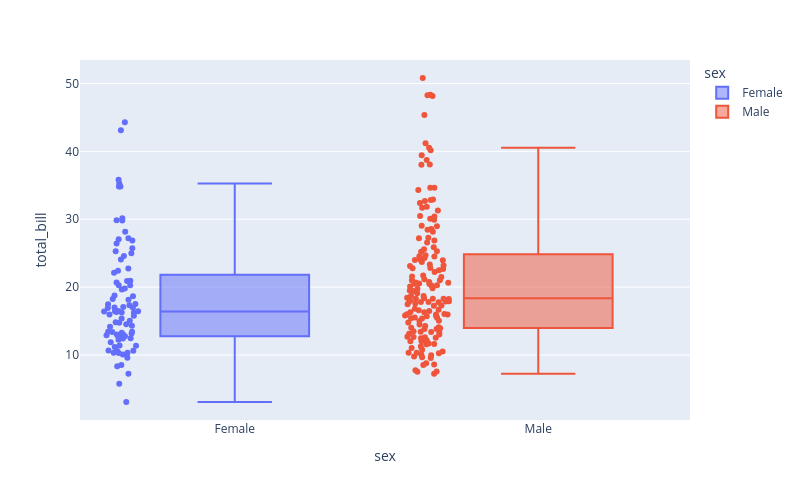

Source (notebook cell):
### Code cell
fig = px.box(df, y='total_bill', x='sex', color='sex', height=500, width=800, points='all')         # points='all' -- plots the distributions of all the data points
fig.show()

### Figure 1 — Plotly figure (JSON) as saved in the notebook; plotly's stock layout.template omitted (floating-point values rounded to 4 significant figures; data arrays with more than 128 entries replaced by an {"elided": "..."} marker saying what was removed)
{"data": [{"alignmentgroup": "True", "boxpoints": "all", "hovertemplate": "sex=%{x}<br>total_bill=%{y}<extra></extra>", "legendgroup": "Female", "marker": {"color": "#636efa"}, "name": "Female", "notched": false, "offsetgroup": "Female", "orientation": "v", "showlegend": true, "type": "box", "x": ["Female", "Female", "Female", "Female", "Female", "Female", "Female", "Female", "Female", "Female", "Female", "Female", "Female", "Female", "Female", "Female", "Female", "Female", "Female", "Female", "Female", "Female", "Female", "Female", "Female", "Female", "Female", "Female", "Female", "Female", "Female", "Female", "Female", "Female", "Female", "Female", "Female", "Female", "Female", "Female", "Female", "Female", "Female", "Female", "Female", "Female", "Female", "Female", "Female", "Female", "Female", "Female", "Female", "Female", "Female", "Female", "Female", "Female", "Female", "Female", "Female", "Female", "Female", "Female", "Female", "Female", "Female", "Female", "Female", "Female", "Female", "Female", "Female", "Female", "Female", "Female", "Female", "Female", "Female", "Female", "Female", "Female", "Female", "Female", "Female", "Female", "Female"], "x0": " ", "xaxis": "x", "y": [16.99, 24.59, 35.26, 14.83, 10.33, 16.97, 20.29, 15.77, 19.65, 15.06, 20.69, 16.93, 10.29, 34.81, 26.41, 16.45, 3.07, 17.07, 26.86, 25.28, 14.73, 10.07, 34.83, 5.75, 16.32, 22.75, 11.35, 15.38, 44.3, 22.42, 20.92, 14.31, 7.25, 25.71, 17.31, 10.65, 12.43, 24.08, 13.42, 12.48, 29.8, 14.52, 11.38, 20.27, 11.17, 12.26, 18.26, 8.51, 10.33, 14.15, 13.16, 17.47, 27.05, 16.43, 8.35, 18.64, 11.87, 29.85, 25.0, 13.39, 16.21, 17.51, 10.59, 10.63, 9.6, 20.9, 18.15, 19.81, 43.11, 13.0, 12.74, 13.0, 16.4, 16.47, 12.76, 13.27, 28.17, 12.9, 30.14, 13.42, 15.98, 16.27, 10.09, 22.12, 35.83, 27.18, 18.78], "y0": " ", "yaxis": "y"}, {"alignmentgroup": "True", "boxpoints": "all", "hovertemplate": "sex=%{x}<br>total_bill=%{y}<extra></extra>", "legendgroup": "Male", "marker": {"color": "#EF553B"}, "name": "Male", "notched": false, "offsetgroup": "Male", "orientation": "v", "showlegend": true, "type": "box", "x": {"elided": "157 str values"}, "x0": " ", "xaxis": "x", "y": {"elided": "157 float values"}, "y0": " ", "yaxis": "y"}], "layout": {"boxmode": "overlay", "height": 500, "legend": {"title": {"text": "sex"}, "tracegroupgap": 0}, "margin": {"t": 60}, "width": 800, "xaxis": {"anchor": "y", "categoryarray": ["Female", "Male"], "categoryorder": "array", "domain": [0, 1], "title": {"text": "sex"}}, "yaxis": {"anchor": "x", "domain": [0, 1], "title": {"text": "total_bill"}}}}
